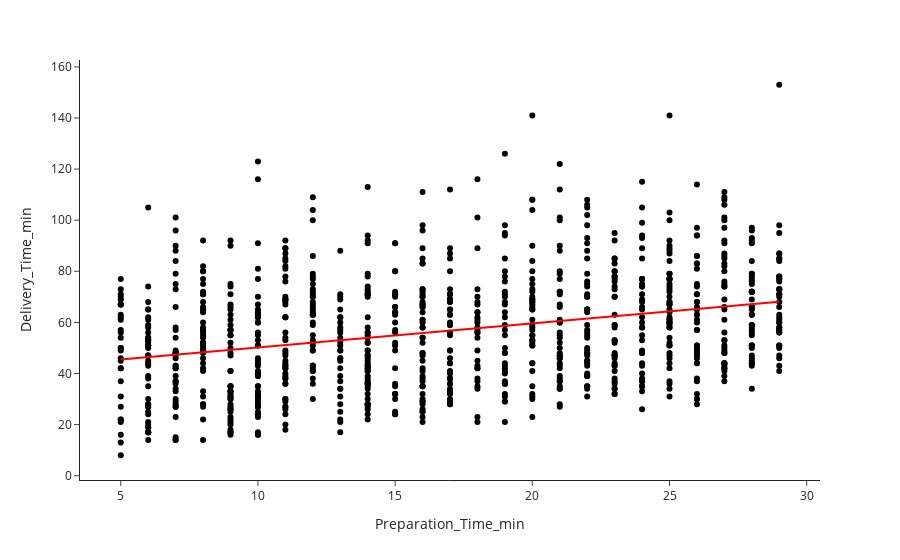

The notebook cell this image was saved under:
### Code cell
fig3 = px.scatter(df , x= 'Preparation_Time_min', y = 'Delivery_Time_min'
                 ,color_discrete_sequence=['black'],trendline='ols',
                 trendline_color_override='red',template='simple_white')
fig3.show()

### Figure 1 — Plotly figure (JSON) as saved in the notebook; plotly's stock layout.template omitted (floating-point values rounded to 4 significant figures; data arrays with more than 128 entries replaced by an {"elided": "..."} marker saying what was removed)
{"data": [{"hovertemplate": "Preparation_Time_min=%{x}<br>Delivery_Time_min=%{y}<extra></extra>", "legendgroup": "", "marker": {"color": "black", "symbol": "circle"}, "mode": "markers", "name": "", "orientation": "v", "showlegend": false, "type": "scatter", "x": {"elided": "1000 int values"}, "xaxis": "x", "y": {"elided": "1000 int values"}, "yaxis": "y"}, {"hovertemplate": "<b>OLS trendline</b><br>Delivery_Time_min = 0.941557 * Preparation_Time_min + 40.7425<br>R<sup>2</sup>=0.094464<br><br>Preparation_Time_min=%{x}<br>Delivery_Time_min=%{y} <b>(trend)</b><extra></extra>", "legendgroup": "", "line": {"color": "red"}, "marker": {"color": "black", "symbol": "circle"}, "mode": "lines", "name": "", "showlegend": false, "type": "scatter", "x": {"elided": "1000 int values"}, "xaxis": "x", "y": {"elided": "1000 float values"}, "yaxis": "y"}], "layout": {"legend": {"tracegroupgap": 0}, "margin": {"t": 60}, "xaxis": {"anchor": "y", "domain": [0, 1], "title": {"text": "Preparation_Time_min"}}, "yaxis": {"anchor": "x", "domain": [0, 1], "title": {"text": "Delivery_Time_min"}}}}
